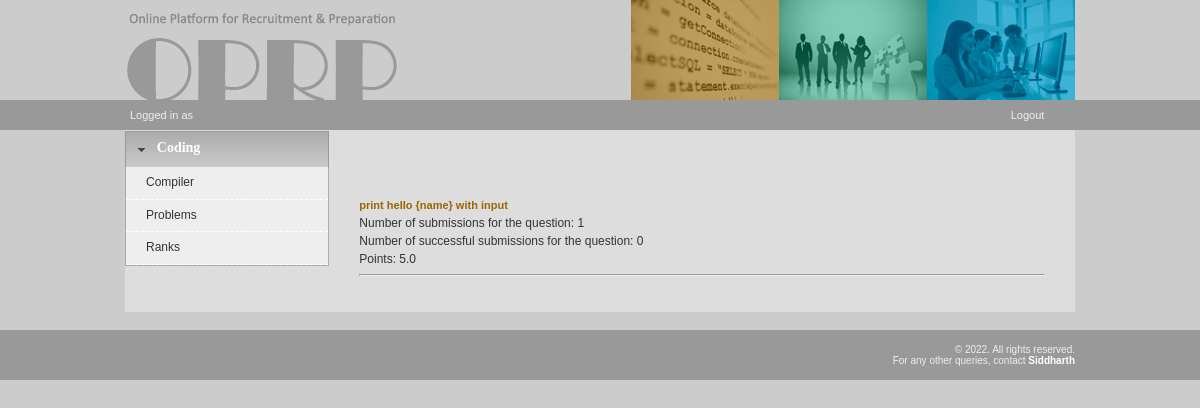
Page /oprp/online_compiler/stats.php?contest_value=yv7xs2i5 (signed in) on the committed database.
### tables this page shows
CREATE TABLE `question` (`que_id`, `que_value`, `que_title`, `que_description`, `que_input`, `que_output`, `output_description`, `exec_time`, `marks`, `points`, `universal`, `contest_value`, `submitted_on`);

### oprp/_php/sqlite_database.php (called while the page is built, shortened)
<?php
class SQLiteDatabase implements DatabaseInterface {
    public $pdo;
    public function open_conn() {
        try {
            $base_dir = realpath(dirname(__FILE__) . '/../../');
            $db_path = $base_dir . '/oprp.sqlite';
            $this->pdo = new PDO('sqlite:' . $db_path);
            $this->pdo->setAttribute(PDO::ATTR_ERRMODE, PDO::ERRMODE_EXCEPTION);
        } catch (PDOException $e) {
            $this->pdo = null;
            error_log('Database Connection Failed: ' . $e->getMessage());
        }
    }
    public function query($sql, $params = []) {
        try {
            $stmt = $this->pdo->prepare($sql);
            $stmt->execute($params);
            if (strncasecmp(trim($sql), 'SELECT', 6) === 0) {
                $stmt->all_rows = $stmt->fetchAll(PDO::FETCH_ASSOC);
                $stmt->current_row = 0;
            }
            return $stmt;
        } catch (PDOException $e) {
            error_log('Database Query Failed: ' . $e->getMessage());
            return false;
        }
    }
    public function fetch_array($result) {
        if ($result instanceof PDOStatement) {
            if (isset($result->all_rows)) {
                if ($result->current_row < count($result->all_rows)) {
                    return $result->all_rows[$result->current_row++];
                }
                return false;
            }
            return $result->fetch(PDO::FETCH_ASSOC);
        }
        return false;
    }
}
$db = new SQLiteDatabase();
?>

### oprp/online_compiler/_php/function.php (called while the page is built, shortened)
<?php
function getString($string, $table, $column, $value)
{
	global $db;
	$sql = "select ".$string." from ".$table." where ".$column." = '".$value."'";
	$result = $db->query($sql);
	$row = $db->fetch_array($result);
	return $row[$string];
}
function getQuestionbyContestValue($contest_value)
{
	global $db;
	$sql="SELECT * FROM question WHERE contest_value='".$contest_value."'";
	$result=$db->query($sql);
	if($result)
		return $result;
	else
		return null;
}
?>

### oprp/online_compiler/stats.php (the view, shortened to what this page needs)
<?php require_once("_php/init_compiler.php");
	$user = null;
	$contest_value = null;
	if(isset($_GET['contest_value']))
		$contest_value = $_GET['contest_value'];
?>
<!DOCTYPE html PUBLIC "-//W3C//DTD XHTML 1.0 Transitional//EN" "http://www.w3.org/TR/xhtml1/DTD/xhtml1-transitional.dtd">
<html xmlns="http://www.w3.org/1999/xhtml">
<head>
<?php include("../_include/design.php"); ?>
</head>
<body>
<?php include("../_include/header.php"); ?>
<?php include("_php/topmenu.php"); ?>
<?php include_once("_php/menu.php"); ?>
<table width="100%" cellpadding="0" cellspacing="30" border="0">
    <tr><td align="left" style="font-size:12px; line-height:18px" class="contentLinks">
<?php
	include_once("_php/menu.php");
	echo "<br><br>";
	if($contest_value != null)
	{
		if($user == null)
		{
			$result = getQuestionbyContestValue($contest_value);
			while($row = $db->fetch_array($result))
			{
				echo "<a href='problem.php?que_value=".$row['que_value']."'>".$row['que_title']."</a><br>";
				echo "Number of submissions for the question: ".getString('count(*)', 'submission', 'que_value', $row['que_value'])."<br>";
				echo "Number of successful submissions for the question: ".getString('count(*)', 'submission', 'que_value', $row['que_value']."' and submission_status = '1 ")."<br>";
				echo "Points: ".$row['points']."<br />";
				echo "<hr/>";
			}
		}
	}
?>
    </td></tr>
</table>
<?php include("../_include/footer.php"); ?>
</body>
</html>

### oprp/_css/main.css (style rules this page uses)
body { margin-left: 0px; margin-top: 0px; margin-right: 0px; margin-bottom: 0px; background-color: #CCC; }
table { max-width: 100%; }
.contentLinks a { text-decoration:none; font-weight:bold; font-size:11px; color:#960; }

### rows in the picture
question: que_title "print hello {name} with input", que_value "1", que_value "0", points "5.0"
